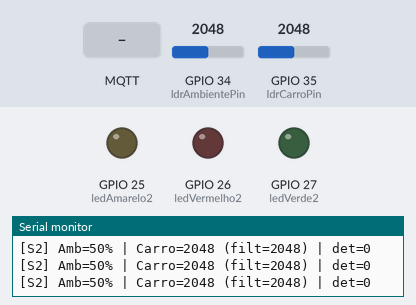
Bench run of a sketch on a simulated ESP32. On the bench: output pins drawn as LEDs (lit = HIGH), the last lines printed to the serial monitor. The inputs (shaded band) are chosen by the test bench; at power-on: GPIO 35 (ldrCarroPin) = 2048, GPIO 34 (ldrAmbientePin) = 2048. WiFi joins after 1.5 s; servers stay silent unless stated; no MQTT or app messages arrive unless stated.

Above: at 2.8 s.
2.9 s: MQTT message "0" arrives on the first subscribed topic
At 3.9 s:
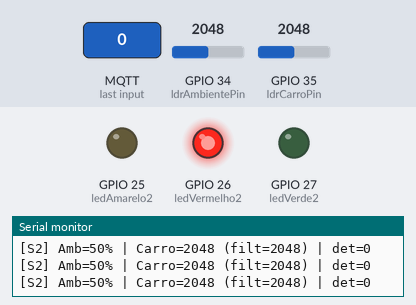
4.4 s: GPIO 35 (ldrCarroPin) set to 1537
7.4 s: GPIO 35 (ldrCarroPin) set to 1426
At 8.7 s:
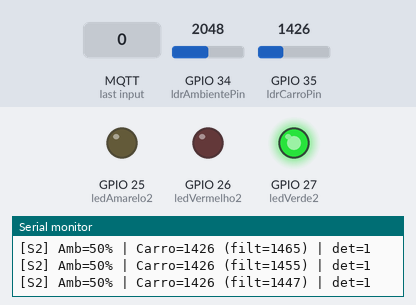
9.2 s: MQTT message "on" arrives on the first subscribed topic
At 12.1 s:
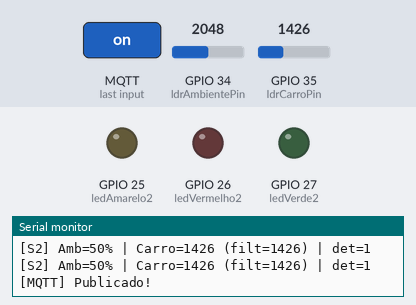
12.2 s: GPIO 34 (ldrAmbientePin) set to 2404
15.2 s: GPIO 34 (ldrAmbientePin) set to 2482
At 16.2 s:
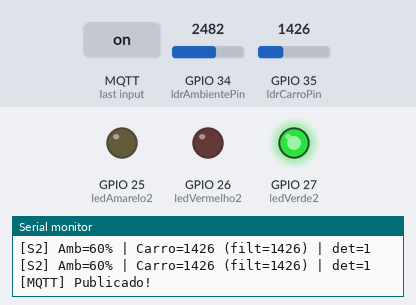
Timing chart, 0 to 17.7 s (numbered marks = the images above; inputs shaded):
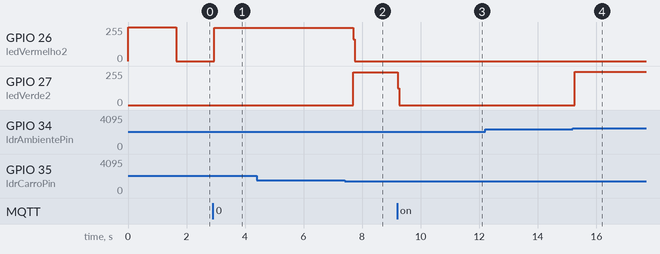

Measured:
- the behaviour switches between 1484 and 1483 on GPIO 35 (ldrCarroPin) (found by bisection; images 1 and 2)
- the behaviour switches between 2456 and 2457 on GPIO 34 (ldrAmbientePin) (found by bisection; images 3 and 4)
- after the input at 2.9 s, GPIO 26 (ledVermelho2): 0/255 → 250/255 at once
- after the input at 7.4 s, GPIO 26 (ledVermelho2): 250/255 → 0/255 after 0.30 s; GPIO 27 (ledVerde2): 0/255 → 247/255 after 0.30 s
- after the input at 9.2 s, GPIO 27 (ledVerde2): 247/255 → 0/255 at once
- after the input at 15.2 s, GPIO 27 (ledVerde2): 0/255 → 250/255 after 0.06 s

The sketch:

semaforo2.ino
```cpp
/*
 * SEMÁFORO 2 — VIA SECUNDÁRIA
 * COM MODO NOTURNO + MQTT UBIDOTS
 *
 * LÓGICA MODO DIA:
 * - Começa VERMELHO.
 * - LDR carro detecta sombra = carro.
 * - Quando detecta carro E passou o tempo mínimo de vermelho:
 *       → VERDE
 * - Enquanto houver carro, fica VERDE.
 * - Quando o carro sai:
 *       espera TEMPO_VERDE_APOS_SAIDA → AMARELO → VERMELHO.
 *
 * LÓGICA MODO NOTURNO:
 * - LDR ambiente < limiar ⇒ pisca AMARELO.
 *
 * UBIDOTS (device: semaforo-2):
 *   - ldr-ambiente-s2
 *   - ldr-carro-s2
 *   - carro-esperando-s2
 *   - estado-texto
 *   - modo-noturno-manual (opcional)
 */

// ---------------------- BIBLIOTECAS ----------------------
#include <WiFi.h>
#include <PubSubClient.h>

// ---------------------- WIFI ----------------------
const char* WIFI_SSID = "Telefone Samel";
const char* WIFI_PASS = "Chiovat123";

// ---------------------- UBIDOTS MQTT ----------------------
const char* UBIDOTS_TOKEN = "BBUS-LpQc6IcwfcDwcKIMjlL8CKZuPuwz6T";
const char* MQTT_BROKER   = "industrial.api.ubidots.com";
const int   MQTT_PORT     = 1883;
const char* MQTT_CLIENT_NAME = "esp32-semaforo-2";

// ⚠ TEM QUE SER IGUAL AO API LABEL DO DEVICE NO UBIDOTS
const char* DEVICE_LABEL_S2 = "semaforo-2";

// Nomes das variáveis no Ubidots
const char* VAR_LDR_AMBIENTE_S2    = "ldr-ambiente-s2";
const char* VAR_LDR_CARRO_S2       = "ldr-carro-s2";
const char* VAR_CARRO_ESPERANDO_S2 = "carro-esperando-s2";
const char* VAR_ESTADO_TEXTO_S2    = "estado-texto";
const char* VAR_MODO_NOTURNO_CMD   = "modo-noturno-manual";

// ---------------------- PINOS ----------------------
const int ledVerde2    = 27;
const int ledAmarelo2  = 25;
const int ledVermelho2 = 26;

const int ldrAmbientePin = 34; // ADC1
const int ldrCarroPin    = 35; // ADC1

// ---------------------- VARIÁVEIS ----------------------
int  ldrAmbientePercent = 0;
int  ldrCarroBruto      = 0;
int  ldrCarroFiltrado   = 0;

int  limiarNoitePercent = 60;
int  limiarCarro        = 1500;

bool noite          = false;
bool carroDetectado = false;

bool modoForcadoDia   = false;
bool modoForcadoNoite = false;

// ---------------------- ESTADOS ----------------------
enum EstadoDiaS2 { S2_VERDE, S2_AMARELO, S2_VERMELHO };
enum EstadoNoturnoS2 { S2_NOTURNO_ON, S2_NOTURNO_OFF };

EstadoDiaS2 estadoDia = S2_VERMELHO;
EstadoNoturnoS2 estadoNoturno = S2_NOTURNO_OFF;

String estadoTexto = "vermelho";

unsigned long tempoEstado = 0;
unsigned long instanteUltimoCarro = 0;

// tempos
const long TEMPO_VERMELHO_MIN      = 2000;
const long TEMPO_VERDE_APOS_SAIDA  = 3000;
const long TEMPO_AMARELO           = 2000;
const long TEMPO_PISCA_NOTURNO     = 500;

// Timers
unsigned long ultimoPing = 0;
unsigned long ultimoPublish = 0;

const long INTERVALO_SENSOR = 250;
const long INTERVALO_MQTT   = 2000;

// MQTT
WiFiClient wifiClient;
PubSubClient client(wifiClient);

// ---------------------- HELPERS ----------------------
void desligaTodos() {
  digitalWrite(ledVerde2, LOW);
  digitalWrite(ledAmarelo2, LOW);
  digitalWrite(ledVermelho2, LOW);
}

// ---------------------- WIFI ----------------------
void setup_wifi() {
  Serial.print("Conectando ao WiFi...");
  WiFi.begin(WIFI_SSID, WIFI_PASS);

  while (WiFi.status() != WL_CONNECTED) {
    delay(400);
    Serial.print(".");
  }

  Serial.println("\nWiFi conectado!");
}

// ---------------------- MQTT CALLBACK ----------------------
void callback(char* topic, byte* payload, unsigned int length) {
  char buf[length + 1];
  memcpy(buf, payload, length);
  buf[length] = '\0';
  String msg = String(buf);

  Serial.println("[MQTT] Recebido: " + String(topic) + " = " + msg);

  char topicModo[128];
  sprintf(topicModo, "/v1.6/devices/%s/%s/lv", DEVICE_LABEL_S2, VAR_MODO_NOTURNO_CMD);

  if (strcmp(topic, topicModo) == 0) {
    if (msg == "1" || msg == "1.0") {
      modoForcadoNoite = true;
      modoForcadoDia = false;
    } else if (msg == "0" || msg == "0.0") {
      modoForcadoDia = true;
      modoForcadoNoite = false;
    } else {
      modoForcadoDia = false;
      modoForcadoNoite = false;
    }
  }
}

// ---------------------- MQTT RECONNECT ----------------------
void reconnect() {
  while (!client.connected()) {
    Serial.print("[MQTT] Tentando conexão...");
    if (client.connect(MQTT_CLIENT_NAME, UBIDOTS_TOKEN, "")) {

      Serial.println("Conectado!");

      char topicModo[128];
      sprintf(topicModo, "/v1.6/devices/%s/%s/lv", DEVICE_LABEL_S2, VAR_MODO_NOTURNO_CMD);
      client.subscribe(topicModo);

    } else {
      Serial.println("Falhou, tentando de novo...");
      delay(3000);
    }
  }
}

// ---------------------- PUBLICAÇÃO UBIDOTS ----------------------
void publicarUbidots() {
  // Ambiente
  char payload1[64];
  sprintf(payload1, "{\"value\": %d}", ldrAmbientePercent);
  char topic1[128];
  sprintf(topic1, "/v1.6/devices/%s/%s", DEVICE_LABEL_S2, VAR_LDR_AMBIENTE_S2);
  client.publish(topic1, payload1);

  // Carro
  char payload2[64];
  sprintf(payload2, "{\"value\": %d}", ldrCarroFiltrado);
  char topic2[128];
  sprintf(topic2, "/v1.6/devices/%s/%s", DEVICE_LABEL_S2, VAR_LDR_CARRO_S2);
  client.publish(topic2, payload2);

  // Detecção (0 ou 1)
  char payload3[64];
  sprintf(payload3, "{\"value\": %d}", carroDetectado ? 1 : 0);
  char topic3[128];
  sprintf(topic3, "/v1.6/devices/%s/%s", DEVICE_LABEL_S2, VAR_CARRO_ESPERANDO_S2);
  client.publish(topic3, payload3);

  // Estado do semáforo
  char topic4[128];
  sprintf(topic4, "/v1.6/devices/%s/%s", DEVICE_LABEL_S2, VAR_ESTADO_TEXTO_S2);
  client.publish(topic4, estadoTexto.c_str());

  Serial.println("[MQTT] Publicado!");
}

// ---------------------- SETUP ----------------------
void setup() {
  Serial.begin(115200);

  pinMode(ledVerde2, OUTPUT);
  pinMode(ledAmarelo2, OUTPUT);
  pinMode(ledVermelho2, OUTPUT);

  pinMode(ldrAmbientePin, INPUT);
  pinMode(ldrCarroPin, INPUT);

  desligaTodos();
  digitalWrite(ledVermelho2, HIGH);

  estadoDia = S2_VERMELHO;
  estadoTexto = "vermelho";
  tempoEstado = millis();
  instanteUltimoCarro = millis();

  setup_wifi();
  client.setServer(MQTT_BROKER, MQTT_PORT);
  client.setCallback(callback);
}

// ---------------------- LOOP ----------------------
void loop() {
  if (!client.connected()) reconnect();
  client.loop();

  unsigned long agora = millis();

  // ========== LEITURA DOS SENSORES ==========
  if (agora - ultimoPing > INTERVALO_SENSOR) {
    ultimoPing = agora;

    // Ambiente
    int amb = analogRead(ldrAmbientePin);
    ldrAmbientePercent = map(amb, 0, 4095, 0, 100);

    // Carro filtrado
    int leitura = analogRead(ldrCarroPin);
    static bool init = false;
    if (!init) {
      ldrCarroFiltrado = leitura;
      init = true;
    } else {
      ldrCarroFiltrado = (ldrCarroFiltrado * 3 + leitura) / 4;
    }

    carroDetectado = (ldrCarroFiltrado < limiarCarro);

    Serial.printf("[S2] Amb=%d%% | Carro=%d (filt=%d) | det=%d\n",
      ldrAmbientePercent, leitura, ldrCarroFiltrado, carroDetectado);
  }

  // ========== MODO NOITE ==========
  bool noiteAuto = (ldrAmbientePercent < limiarNoitePercent);
  if (modoForcadoDia) noite = false;
  else if (modoForcadoNoite) noite = true;
  else noite = noiteAuto;

  if (noite) {
    desligaTodos();
    if ((agora - tempoEstado) > TEMPO_PISCA_NOTURNO) {
      tempoEstado = agora;
      digitalWrite(ledAmarelo2, !digitalRead(ledAmarelo2));
      estadoTexto = digitalRead(ledAmarelo2) ? "noturno-on" : "noturno-off";
    }
  }

  // ========== MODO DIA ==========
  else {
    switch (estadoDia) {
      case S2_VERMELHO:
        desligaTodos();
        digitalWrite(ledVerde2, LOW);
        digitalWrite(ledAmarelo2, LOW);
        digitalWrite(ledVermelho2, HIGH);
        estadoTexto = "vermelho";

        if ((agora - tempoEstado > TEMPO_VERMELHO_MIN) && carroDetectado) {
          estadoDia = S2_VERDE;
          tempoEstado = agora;
          instanteUltimoCarro = agora;
        }
        break;

      case S2_VERDE:
        desligaTodos();
        digitalWrite(ledVerde2, HIGH);
        estadoTexto = "verde";

        if (carroDetectado) {
          instanteUltimoCarro = agora;
        } else {
          if (agora - instanteUltimoCarro > TEMPO_VERDE_APOS_SAIDA) {
            estadoDia = S2_AMARELO;
            tempoEstado = agora;
          }
        }
        break;

      case S2_AMARELO:
        desligaTodos();
        digitalWrite(ledAmarelo2, HIGH);
        estadoTexto = "amarelo";

        if (agora - tempoEstado > TEMPO_AMARELO) {
          estadoDia = S2_VERMELHO;
          tempoEstado = agora;
        }
        break;
    }
  }

  // ========== PUBLICAÇÃO UBIDOTS ==========
  if (agora - ultimoPublish > INTERVALO_MQTT) {
    ultimoPublish = agora;
    publicarUbidots();
  }
}
```
